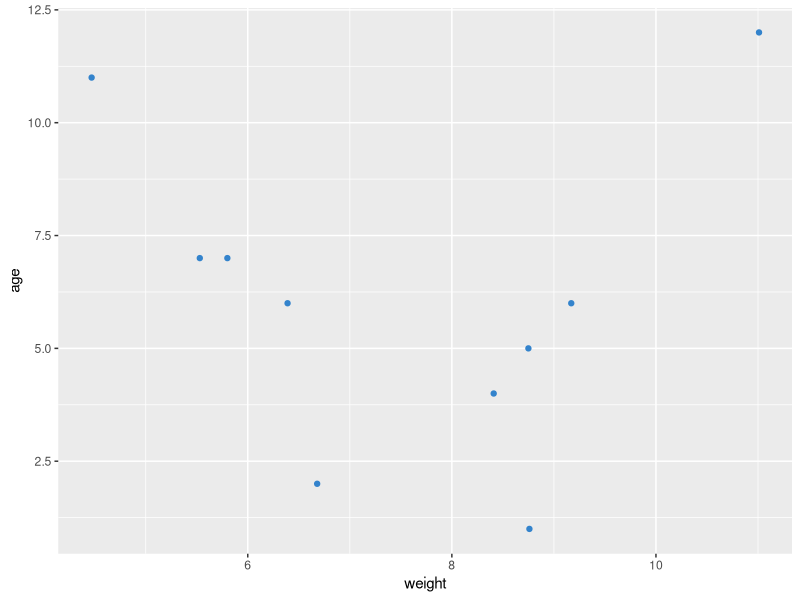
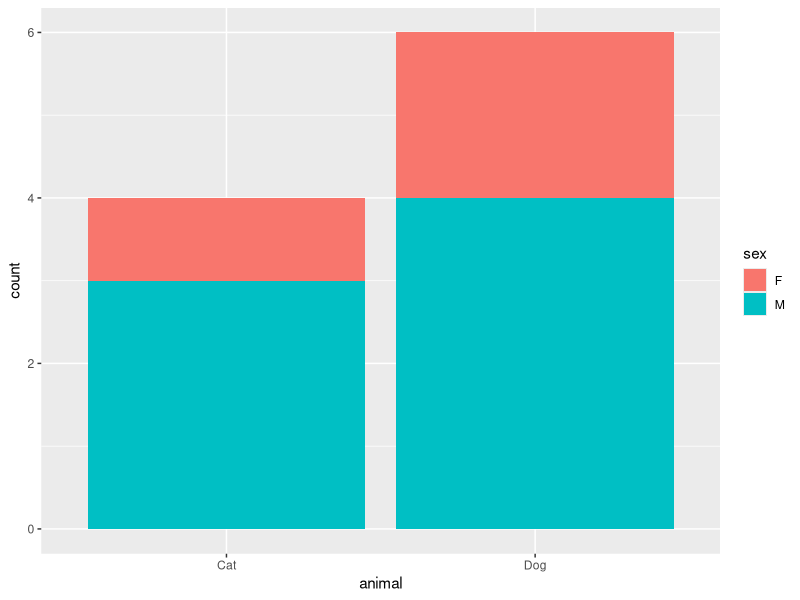
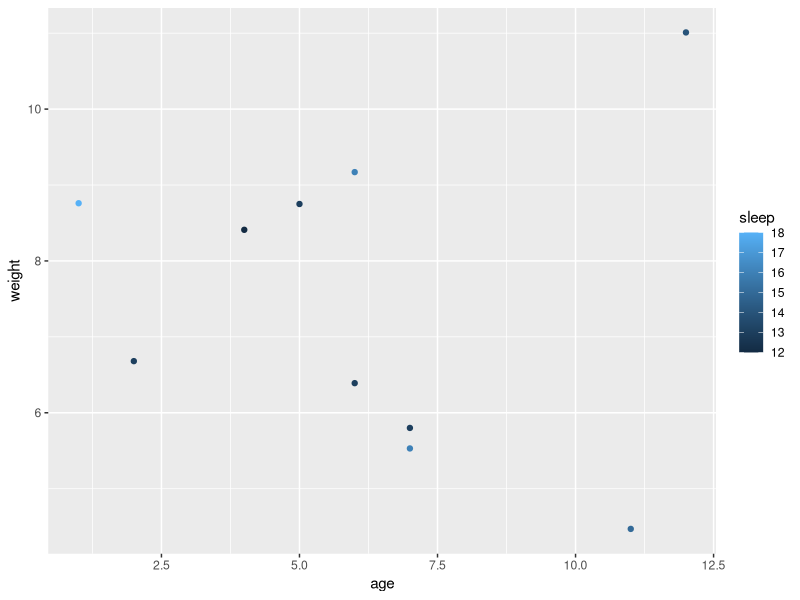
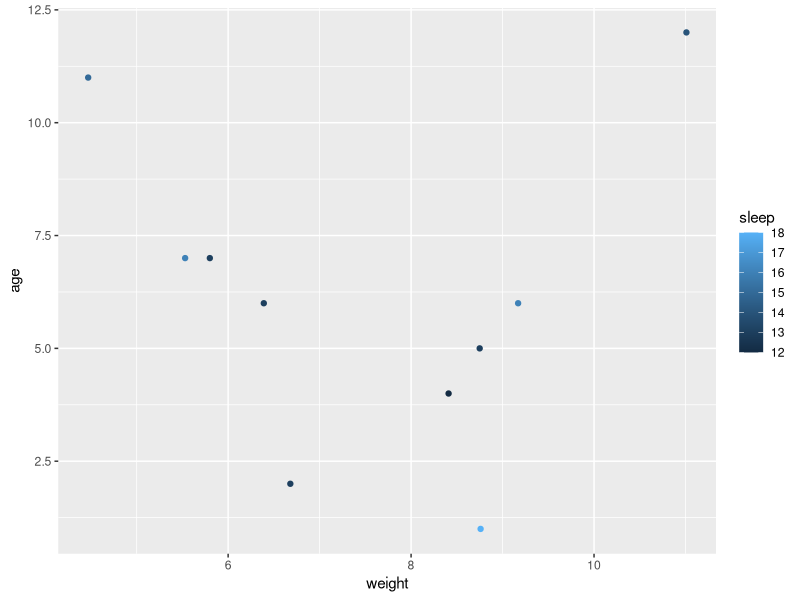
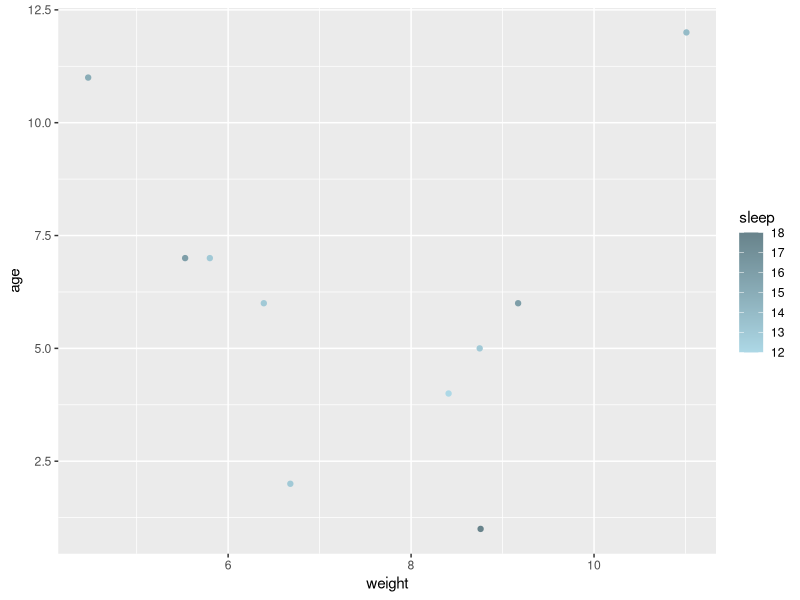
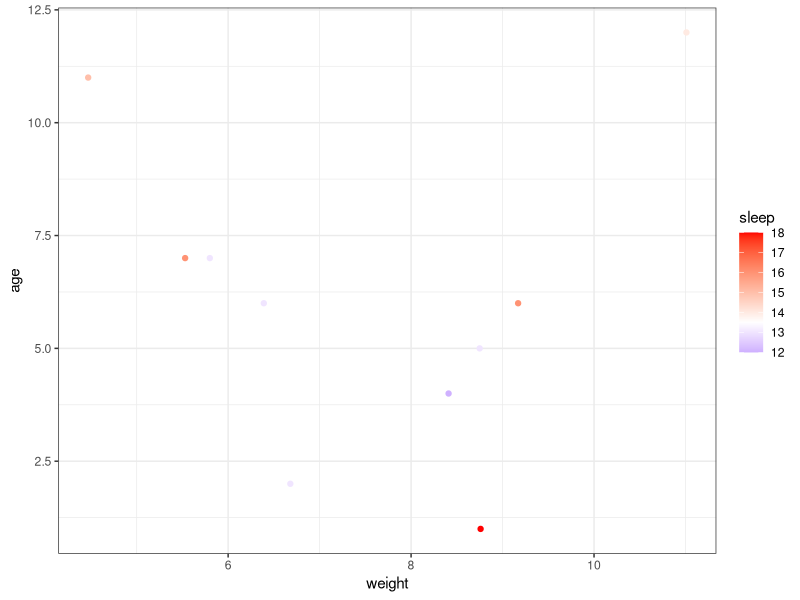
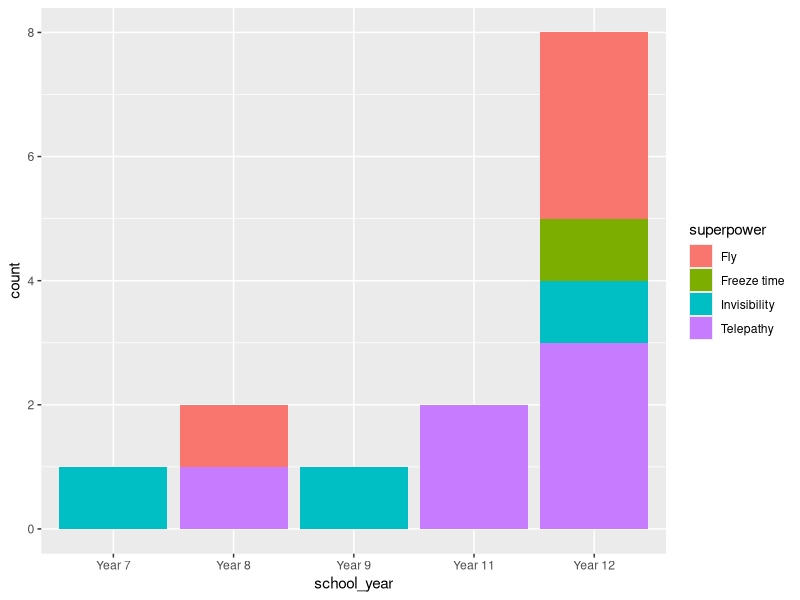
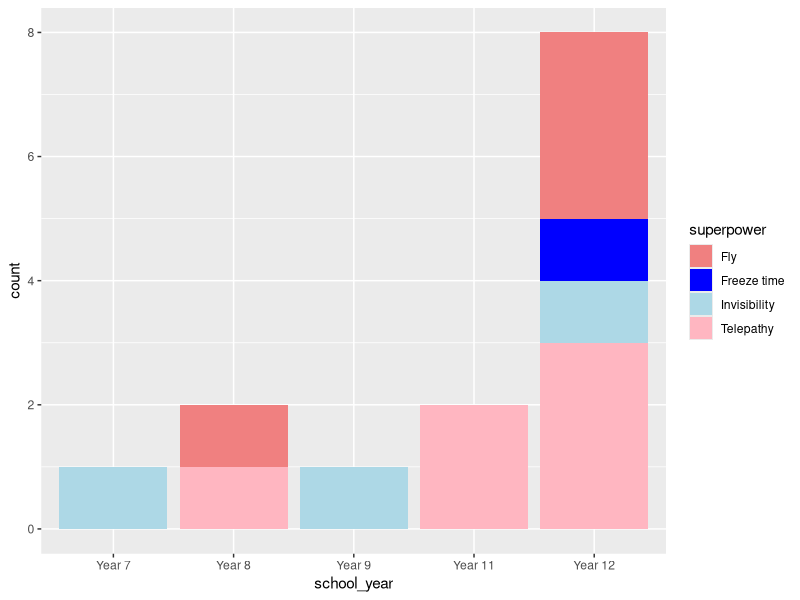

Here is the R script that generated these plots, in order:
## ---- chunk 1
library(tidyverse)
## ---- chunk 2
pets <- read_csv("data/pets.csv")
## ---- chunk 3
ggplot(pets) + 
  aes(weight, age) +
  geom_point(colour = "#3383cc") 
## ---- chunk 4
ggplot(pets) + 
  aes(x = animal, fill = sex) + 
  geom_bar()
## ---- chunk 5
ggplot(pets) + 
  aes(x = age, y = weight, colour = sleep) + 
  geom_point()
## ---- chunk 6
ggplot(pets, aes(weight, age, colour = sleep)) +
  geom_point() +
  scale_colour_gradient()
## ---- chunk 7
ggplot(pets, aes(weight, age, colour = sleep)) +
  geom_point() +
  scale_colour_gradient(low = "lightblue",
                        high = "lightblue4")
## ---- chunk 8
ggplot(pets, aes(weight, age, colour = sleep)) +
  geom_point() +
  scale_colour_gradient2(midpoint = median(pets$sleep), low = "blue", high = "red", mid = "white")+
  theme_bw()
## ---- chunk 9
students <- read_csv("data/students.csv")

students <- students %>%
  mutate(school_year = factor(school_year, levels = c("Year 7", "Year 8", "Year 9", "Year 10", "Year 11", "Year 12")))
## ---- chunk 10
ggplot(students) +
  aes(x = school_year, fill = superpower) +
  geom_bar() 
## ---- chunk 11
students %>% 
  distinct(superpower)

ggplot(students) +
  aes(x = school_year, fill = superpower) +
  geom_bar() +
  scale_fill_manual(
    values = c(
      "Fly" = "lightcoral",
      "Freeze time" = "blue",
      "Invisibility" = "lightblue",
      "Telepathy" = "lightpink"
    )
  )
## ---- chunk 12
pets %>% 
  ggplot(aes(x= weight,
             y = age,
             colour = sleep)) +
  geom_point() +
  scale_colour_distiller(palette = "RdPu")
## ---- chunk 13
students %>% 
  ggplot(aes(x = school_year,
             fill = superpower))+
  geom_bar()+
  scale_fill_brewer(palette =  "Dark2")

## ---- chunk 14
library(ggthemes)
ggplot(students) +
  aes(x = school_year, fill = superpower) +
  geom_bar() +
  scale_fill_wsj()+
  theme_minimal()
## ---- chunk 15
ggplot(students) +
  aes(x = school_year, fill = superpower) +
  geom_bar()  +
  theme(axis.text.x = element_text(size = 8, angle = 45))
## ---- chunk 16
ggplot(students) +
  aes(x = school_year, fill = superpower) +
  geom_bar()  +
  theme(axis.text = element_text(face = "bold"))
## ---- chunk 17
ggplot(students) +
  aes(x = favorite_school_subject) +
  geom_bar() + 
  theme(axis.text.x = element_text(angle = 45, hjust = 1))
## ---- chunk 18
ggplot(students) +
  aes(x = favorite_school_subject) +
  geom_bar() +
  coord_flip()
